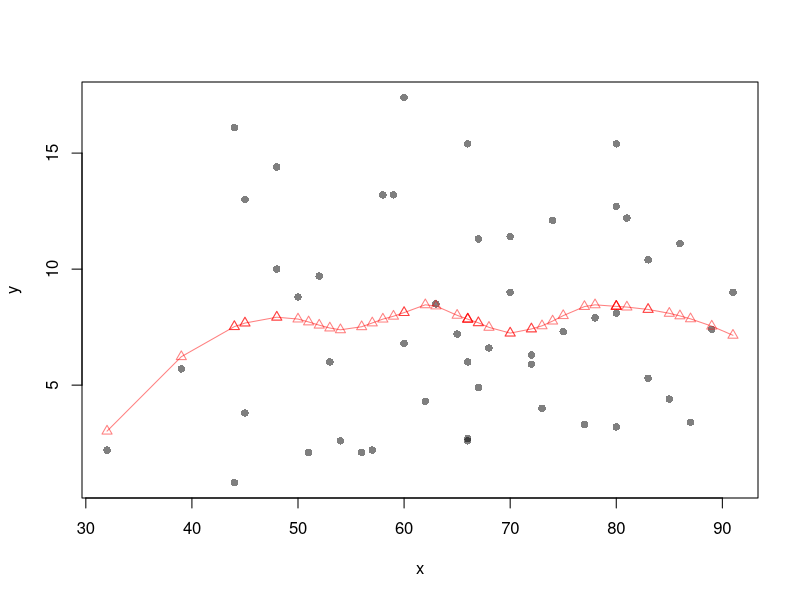
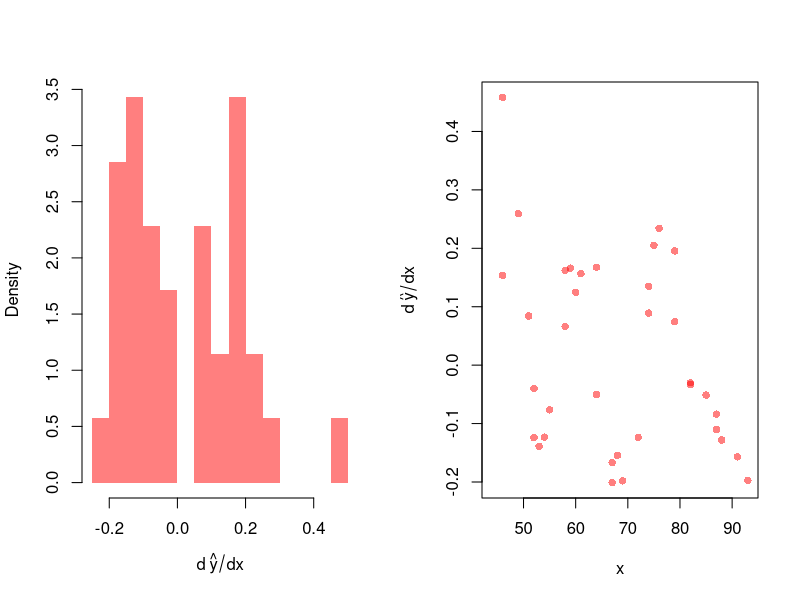
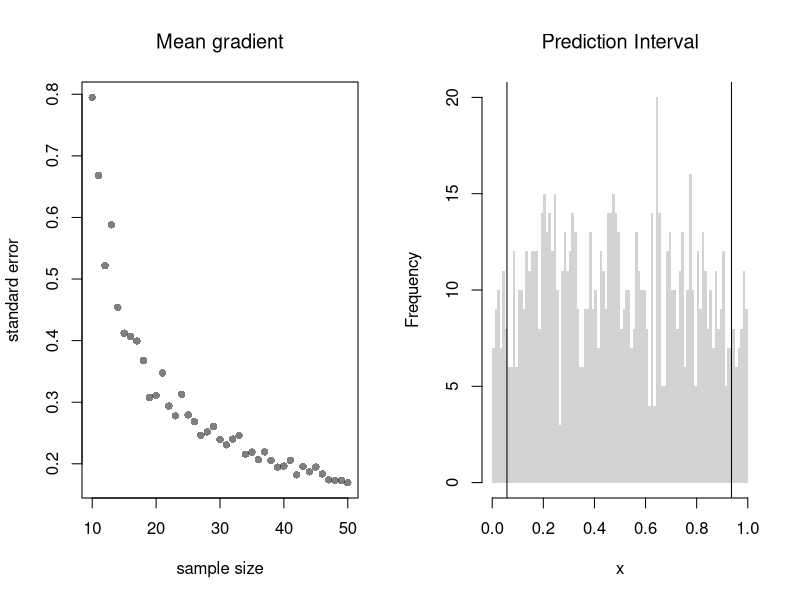
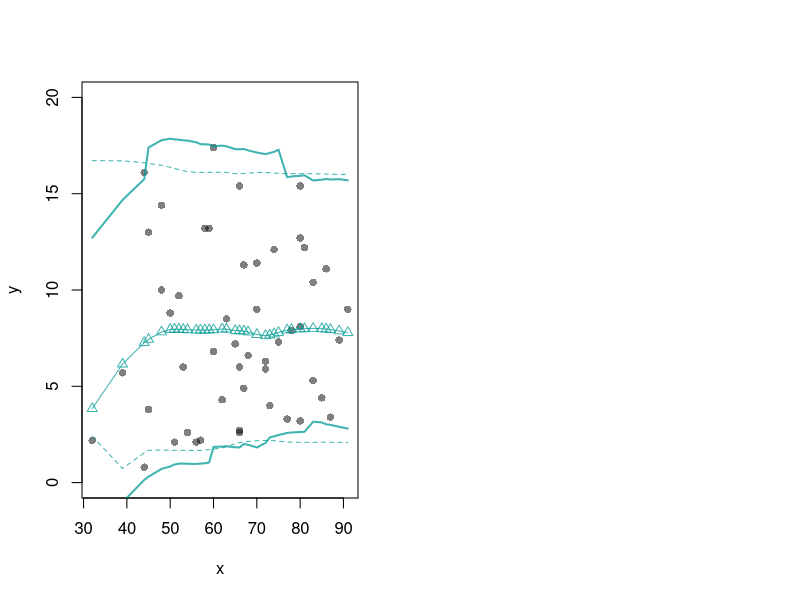

Write the R code that produced these figures, in order.
## ---- chunk 1
# Adaptive-width subsamples with non-uniform weights
xy <- USArrests[,c('UrbanPop','Murder')]
xy0 <- xy[order(xy[,'UrbanPop']),]
names(xy0) <- c('x','y')


plot(y~x, pch=16, col=grey(0,.5), dat=xy0)
reg_lo <- loess(y~x, data=xy0, span=.6)

red_col <- rgb(1,0,0,.5)
lines(xy0[,'x'], predict(reg_lo),
    col=red_col, type='o', pch=2)
## ---- chunk 2
## Gradients    
pred_lo <- predict(reg_lo)
grad_x  <- xy0[,'x'][-1]
grad_dx <- diff(xy0[,'x'])
grad_dy <- diff(pred_lo)
grad_lo <-grad_dy/grad_dx

## Visual Summary
par(mfrow=c(1,2))
hist(grad_lo,  breaks=20,
    border=NA, freq=F,
    col=red_col,
    xlab=expression(d~hat(y)/dx),
    main='') ## Distributional Summary
plot(grad_x+grad_dx, grad_lo,
    xlab='x', ylab=expression(d~hat(y)/dx),
    col=red_col, pch=16) ## Diminishing Returns?
## ---- chunk 3
## Tabular Summary
tab_stats <- c(
    M=mean(grad_lo, na.rm=T),
    S=sd(grad_lo, na.rm=T))
tab_stats

## Use bootstrapping to get SE's
boot_stats <- matrix(NA, nrow=299, ncol=2)
colnames(boot_stats) <- c('M se', 'S se')
for(b in 1:nrow(boot_stats)){
    xy_b <- xy0[sample(1:nrow(xy0), replace=T),]
    reg_lo <- loess(y~x, data=xy_b, span=.6)
    pred_lo <- predict(reg_lo)
    grad_lo <- diff(pred_lo)/diff(xy_b[,'x'])
    dydx_mean <- mean(grad_lo, na.rm=T)
    dydx_sd <- sd(grad_lo, na.rm=T)
    boot_stats[b,1] <- dydx_mean
    boot_stats[b,2] <- dydx_sd
}
apply(boot_stats, 2, sd)
## ---- chunk 4
B <- 300
Nseq <- seq(10,50, by=1)
SE <- sapply(Nseq, function(n){
    sample_stat <- sapply(1:B, function(b){
        x <- rnorm(n)
        e <- rnorm(n)        
        y <- x*3 + x + e
        reg_lo <- loess(y~x)
        pred_lo <- predict(reg_lo)
        grad_lo <- diff(pred_lo)/diff(x)
        dydx_mean <- mean(grad_lo, na.rm=T)
        #dydx_sd <- sd(grad_lo, na.rm=T)
        return(dydx_mean)
    })
    sd(sample_stat)
})

plot(Nseq, SE, pch=16, col=grey(0,.5),
    main='Mean gradient', font.main=1,
    ylab='standard error',
    xlab='sample size')
## ---- chunk 5
x <- runif(1000)
# Middle 90% of values
xq0 <- quantile(x, probs=c(.05,.95))
paste0('we are 90% confident that the a future data point will be between ', 
    round(xq0[1],2), ' and ', round(xq0[2],2) )

hist(x,
    breaks=seq(0,1,by=.01), border=NA,
    main='Prediction Interval', font.main=1)
abline(v=xq0)


## ---- chunk 6
# Bivariate Data from USArrests
xy <- USArrests[,c('Murder','UrbanPop')]
colnames(xy) <- c('y','x')
xy0 <- xy[order(xy[,'x']),]
## ---- chunk 7
# From "Basic Regression"
xy0 <- xy[order(xy[,'x']),]
X0 <- unique(xy0[,'x'])
reg_lo <- loess(y~x, data=xy0, span=.8)
preds_lo <- predict(reg_lo, newdata=data.frame(x=X0))


# Jackknife CI
jack_lo <- sapply(1:nrow(xy), function(i){
    xy_i <- xy[-i,]
    reg_i <- loess(y~x, dat=xy_i, span=.8)
    predict(reg_i, newdata=data.frame(x=X0))
})

boot_regs <- lapply(1:399, function(b){
    b_id <- sample( nrow(xy), replace=T)
    xy_b <- xy[b_id,]
    reg_b <- lm(y~x, dat=xy_b)
})

plot(y~x, pch=16, col=grey(0,.5),
    dat=xy0, ylim=c(0, 20))
lines(X0, preds_lo,
    col=hcl.colors(3,alpha=.75)[2],
    type='o', pch=2)

# Estimate Residuals CI at design points
res_lo <- sapply(1:nrow(xy), function(i){
    y_i <- xy[i,'y']
    preds_i <- jack_lo[,i]
    resids_i <- y_i - preds_i
})
res_cb <- apply(res_lo, 1, quantile,
    probs=c(.025,.975), na.rm=T)

# Plot
lines( X0, preds_lo +res_cb[1,],
    col=hcl.colors(3,alpha=.75)[2], lt=2)
lines( X0, preds_lo +res_cb[2,],
    col=hcl.colors(3,alpha=.75)[2], lty=2)



# Smooth estimates 
res_lo <- lapply(1:nrow(xy), function(i){
    y_i <- xy[i,'y']
    x_i <- xy[i,'x']
    preds_i <- jack_lo[,i]
    resids_i <- y_i - preds_i
    cbind(e=resids_i, x=x_i)
})
res_lo <- as.data.frame(do.call(rbind, res_lo))

res_fun <- function(x0, h, res_lo){
    # Assign equal weight to observations within h distance to x0
    # 0 weight for all other observations
    ki <- dunif(res_lo[['x']], x0-h, x0+h) 
    ei <- res_lo[ki!=0,'e']
    res_i <- quantile(ei, probs=c(.025,.975), na.rm=T)
}
res_lo2 <- sapply(X0, res_fun, h=15, res_lo=res_lo)

lines( X0, preds_lo + res_lo2[1,],
    col=hcl.colors(3,alpha=.75)[2], lty=1, lwd=2)
lines( X0, preds_lo + res_lo2[2,],
    col=hcl.colors(3,alpha=.75)[2], lty=1, lwd=2)
